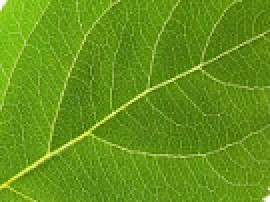
#> input picture Assignment1/final_leaf.png, 135 x 101 px (shown 2 times larger)
$ python 4.py
#> lines starting #> are read from the running program, lines starting #| are printed output that depends on the picture
#Fourier Descripter of the input image
#For the input image, FFT is applied to get the fourier descripter of the image and the same is displayed

#------------------------------------------------------------------------------------------------------------------
# coding: utf-8

# In[2]:

import numpy as np
import cv2
from matplotlib import pyplot as plt
img = cv2.imread('final_leaf.png',0)
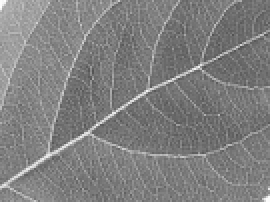
#> img: shape (101, 135) (shown 2 times larger); min 76, max 253, mean 127.2
img


# In[3]:

img.shape


# In[4]:

dft = cv2.dft(np.float32(img),flags = cv2.DFT_COMPLEX_OUTPUT)
dft_shift = np.fft.fftshift(dft)

magnitude_spectrum = 20*np.log(cv2.magnitude(dft_shift[:,:,0],dft_shift[:,:,1]))
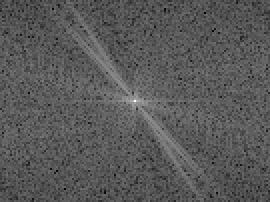
#> magnitude_spectrum: shape (101, 135) float32 (shown 2 times larger); min 66.6, max 287.3, mean 144; drawn with min black and max white

plt.subplot(121),plt.imshow(img, cmap = 'gray')
plt.title('Input Image'), plt.xticks([]), plt.yticks([])
plt.subplot(122),plt.imshow(magnitude_spectrum, cmap = 'gray')
plt.title('Magnitude Spectrum'), plt.xticks([]), plt.yticks([])
plt.show()
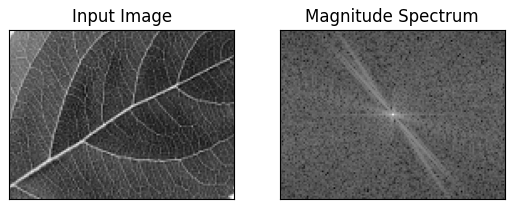
#> figure drawn by matplotlib, 2 panels


# In[22]:

import numpy as np
import cv2
from matplotlib import pyplot as plt

img = cv2.imread('final_leaf.png',0)

dft = cv2.dft(np.float32(img),flags = cv2.DFT_COMPLEX_OUTPUT)
dft_shift = np.fft.fftshift(dft)

magnitude_spectrum = 20*np.log(cv2.magnitude(dft_shift[:,:,0],dft_shift[:,:,1]))


# In[23]:

plt.subplot(121),plt.imshow(img, cmap = 'gray')
plt.title('Input Image'), plt.xticks([]), plt.yticks([])
plt.subplot(122),plt.imshow(magnitude_spectrum, cmap = 'gray')
plt.title('Magnitude Spectrum'), plt.xticks([]), plt.yticks([])
plt.show()


# In[ ]:


#test image- FEAUTURE VECTOR
#Image feature vector of class 2 image
img.shape
#raw pixel feature vector of class 2 image
raw3=img.flatten()
#> raw3 = 13635 values, max 253 at index 2, min 76 at index 4024, mean 127.2
raw3.shape
raw3
#color mean descriptor of class 2 image
mean3 = cv2.mean(img)
#> mean3 = (127.2, 0, 0, 0)
mean3
#color mean and standard deviation of class 2 image
(mean3, std3) = cv2.meanStdDev(img)
#> mean3 = [127.2]; std3 = [21.26]
#> (the run stopped early here; a loop or call above may not have finished)
